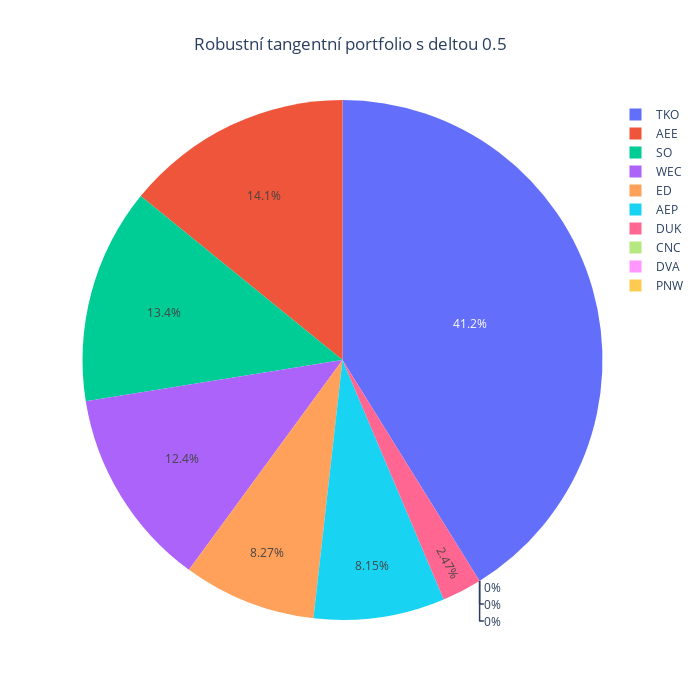

Notebook cell for this chart:
### Code cell
weightsCustomDeltaTangent = RobustLedoitWolfCustomDeltaMaxSharpe(prices = prices, custom_delta = 0.5)
weightsPlot(weightsCustomDeltaTangent, title = "Robustní tangentní portfolio s deltou 0.5")

### Figure 1 — Plotly figure (JSON) as saved in the notebook; plotly's stock layout.template omitted (floating-point values rounded to 4 significant figures)
{"data": [{"labels": ["AEE", "AEP", "CNC", "DUK", "DVA", "ED", "PNW", "SO", "TKO", "WEC"], "type": "pie", "values": [0.1414, 0.0815, 0, 0.02473, 0, 0.08272, 0, 0.1339, 0.4116, 0.1242]}], "layout": {"height": 700, "title": {"text": "Robustní tangentní portfolio s deltou 0.5", "x": 0.5}, "width": 700}}
